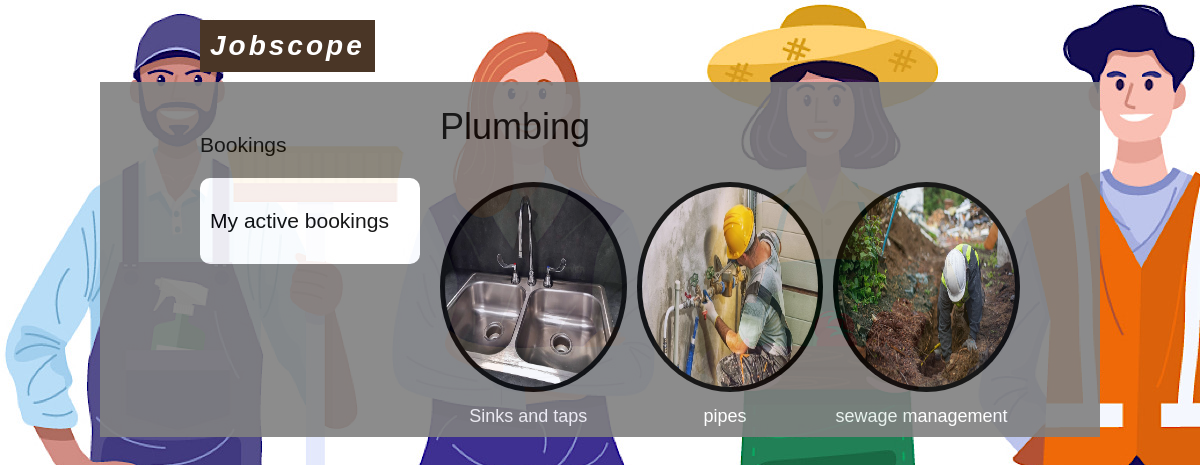
Screenshot of /service/Plumbing/ (signed in) with the database file from the repository.
### service/models.py (models this page shows, shortened)
class Category(models.Model):
    name = models.CharField(max_length=200, db_index=True)
    slug = models.SlugField(max_length=200, unique=True)
    image = models.ImageField(upload_to='categories/%Y/%m/%d', blank=True)
    class Meta:
        verbose_name = 'category'
        verbose_name_plural = 'categories'

class Service(models.Model):
    name = models.CharField(max_length=200, db_index=True)
    slug = models.SlugField(max_length=200, db_index=True)
    description = models.TextField(blank=True)
    category = models.ForeignKey(Category, related_name='service', on_delete=models.CASCADE)
    image = models.ImageField(upload_to='products/%Y/%m/%d', blank=True)
    created = models.DateTimeField(auto_now_add=True)
    updated = models.DateTimeField(auto_now=True)
    def get_absolute_url(self):
        return reverse('jobscope:service_detail', args=[self.id, self.slug])

### service/views.py (the view)
# urls.py: path('<slug:category_slug>/', views.category_list, name='category_services'),
def category_list(request, category_slug):
    services = Service.objects.all()
    category = get_object_or_404(Category, slug=category_slug)
    services = services.filter(category=category)
    bookings = Booking.objects.all()
    username = request.user.username
    user = User.objects.get(username = username)
    booked_services = bookings.filter(name=user)
    return render(request, 'shop/product/services.html', {'category':category, 'services':services, 'booked_services':booked_services})

### service/templates/shop/product/services.html (shortened to what this page needs)
{% extends "shop/base.html" %}
{% load static %}
{% block content %}
<div id="sidebar">
	<h3>Bookings</h3>
  <div class="aboutdiv">
  <div class="booked">
  <h3>My active bookings</h3>
  </div>
  </div>
 </div>
<div id="main" class="product-list">
	<h1>{{ category.name }}</h1>
  {% for s in services %}
  <div class="item">
      <img style="height:100px, weight:100px" src="{% if s.image %}{{ s.image.url }}{% else %}{% static "img/no_image.png" %}{% endif %}">
    <a href="{{ s.get_absolute_url }}">{{ s.name }}</a>
    <br>
  </div>
  {% endfor %}
</div>
{% endblock %}

### static/css/base.css (style rules this page uses)
body { margin: 0; font-family: 'Lato', sans-serif; bckground: #009FFF; bakground: linear-gradient(to right, #ec2F4B, #009FFF); }
body { margin:0; padding:0; font-family:helvetica, sans-serif; }
h1, h2, h3, h4, h5 , h6 { font-family: 'Ubuntu', sans-serif; font-weight:normal; }
a { text-decoration:none; color:#5993bb; }
#sidebar { width:220px; padding:30px 20px 0 0; float:left; }
#main { float:left; width: 96%; margin-right:-220px; overflow:hidden; }
.product-list .item { width:23%; padding:10px 20px 10px 0; float:left; text-align:center; line-height:1.2; }
.product-list .item img { width:100%; height:200px; margin-bottom:8px; border-radius: 50%; background-color:black; padding:5px; }
.product-list a { color:white; }
.booked { background-color: white; padding:10px; border-radius: 10px; }

### rows the page displays
Category: name "Plumbing"
Service: image (picture), name "Sinks and taps"
Service: image (picture), name "pipes"
Service: image (picture), name "sewage management"
